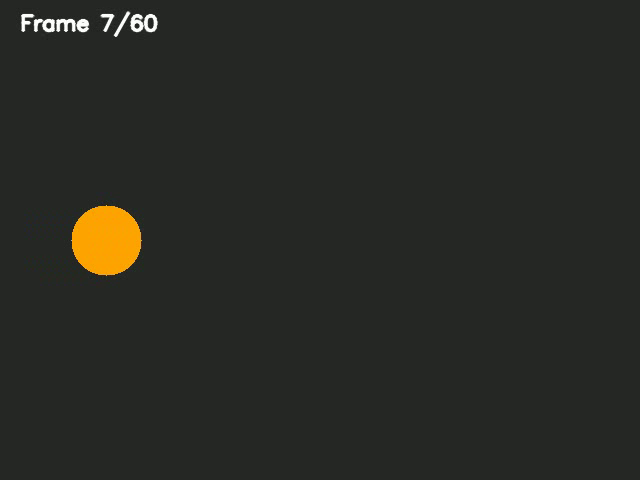
#> input picture frame 6 of assets/sample_input.avi, 640 x 480 px
$ python 11_video_read_write.py
#> lines starting #> are read from the running program, lines starting #| are printed output that depends on the picture
### code/utils_generate_assets.py
"""
utils_generate_assets.py
-------------------------
Helper script used ONLY to generate the sample input image and sample
input video used by the other practicals. Run this once before running
the other scripts (it is also called automatically by 01_... and
11_... if the assets are missing).

This is not one of the graded practicals itself.
"""

import cv2
import numpy as np
import os

ASSETS_DIR = os.path.join(os.path.dirname(os.path.dirname(os.path.abspath(__file__))), "assets")
os.makedirs(ASSETS_DIR, exist_ok=True)

IMAGE_PATH = os.path.join(ASSETS_DIR, "sample.jpg")
VIDEO_PATH = os.path.join(ASSETS_DIR, "sample_input.avi")


# [25 lines left out: function generate_sample_image, not called in this run]


def generate_sample_video(path=VIDEO_PATH, width=640, height=480, fps=20, seconds=3):
    """Create a short synthetic video (a bouncing circle) so the video
    read/write practical has an input file to work with even when no
    pre-recorded video is supplied."""
#> called with path = 'assets/sample_input.avi', width = 640, height = 480, fps = 20, seconds = 3
    fourcc = cv2.VideoWriter_fourcc(*"XVID")
    writer = cv2.VideoWriter(path, fourcc, fps, (width, height))

    total_frames = fps * seconds
    x, y = 50, height // 2
    dx = 8
    radius = 35

    for i in range(total_frames):
        frame = np.full((height, width, 3), (40, 40, 40), dtype=np.uint8)
        x += dx
        if x - radius < 0 or x + radius > width:
            dx = -dx
        cv2.circle(frame, (x, y), radius, (0, 165, 255), -1)
        cv2.putText(frame, f"Frame {i+1}/{total_frames}", (20, 30),
                    cv2.FONT_HERSHEY_SIMPLEX, 0.7, (255, 255, 255), 2, cv2.LINE_AA)
        writer.write(frame)
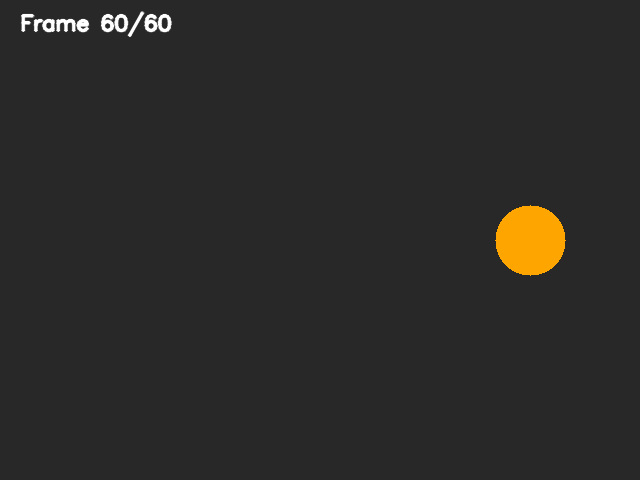
#> frame: shape (480, 640, 3); mean of channels 0, 1, 2 40.4, 42.5, 43.6; drawn as B, G, R
#> after the loop, x = 530

    writer.release()
    return path


# [3 lines that do not run on import are left out]

### code/display_helper.py
"""
display_helper.py
------------------
Small shared helper so every practical can safely call cv2.imshow() /
cv2.waitKey() / cv2.destroyAllWindows() even when run on a machine or
server that has no display attached (e.g. while auto-testing).

On a normal computer with a screen, `show()` behaves exactly like the
standard cv2.imshow + cv2.waitKey(0) + cv2.destroyWindow() sequence and
a window will pop up as expected. If no display is available, the
GUI call is skipped so the script still runs to completion and still
saves its output image/video to disk.
"""

import cv2


def show(window_name, image, wait=0):
    """Display `image` in a window called `window_name`.

    wait=0  -> waits until any key is pressed (normal interactive use)
    wait>0  -> waits only `wait` milliseconds (useful for video frames)
    """
    try:
        cv2.imshow(window_name, image)
        cv2.waitKey(wait)
    except cv2.error:
        # No GUI backend / no display attached (headless environment).
        print(f"[display_helper] Could not open a window for "
              f"'{window_name}' (no display available). "
              f"The processed image/video was still saved to disk.")


# [5 lines left out: function close_all, not called in this run]

### code/11_video_read_write.py
"""
Practical 11: Reading and writing video files
----------------------------------------------------
Demonstrates:
  - cv2.VideoCapture()  : open/read a video file frame by frame
  - cv2.VideoWriter()   : write processed frames out to a new video file
A simple grayscale conversion is applied to each frame as an example
of frame-by-frame processing while reading/writing.
"""

import os
import cv2
from display_helper import show, close_all
from utils_generate_assets import generate_sample_video, VIDEO_PATH

OUT_DIR = os.path.join(os.path.dirname(os.path.dirname(os.path.abspath(__file__))), "outputs")
os.makedirs(OUT_DIR, exist_ok=True)

if not os.path.exists(VIDEO_PATH):
    generate_sample_video()

cap = cv2.VideoCapture(VIDEO_PATH)
if not cap.isOpened():
    raise IOError(f"Could not open video file: {VIDEO_PATH}")

fps = cap.get(cv2.CAP_PROP_FPS) or 20
#> fps = 20
width = int(cap.get(cv2.CAP_PROP_FRAME_WIDTH))
#> width = 640
height = int(cap.get(cv2.CAP_PROP_FRAME_HEIGHT))
#> height = 480

out_path = os.path.join(OUT_DIR, "11_output_grayscale.avi")
fourcc = cv2.VideoWriter_fourcc(*"XVID")
#> fourcc = 1145656920
# isColor=False because we are writing single-channel grayscale frames
writer = cv2.VideoWriter(out_path, fourcc, fps, (width, height), isColor=False)

frame_count = 0
first_frame_saved = False

while True:
    ret, frame = cap.read()
#> frame is the input picture: shape (480, 640, 3); mean B, G, R 36.3, 41.3, 40.4
    if not ret:
        break

    gray_frame = cv2.cvtColor(frame, cv2.COLOR_BGR2GRAY)
    writer.write(gray_frame)

    show("Video Playback (grayscale)", gray_frame, wait=1)

    if not first_frame_saved:
        cv2.imwrite(os.path.join(OUT_DIR, "11_sample_frame_original.jpg"), frame)
        cv2.imwrite(os.path.join(OUT_DIR, "11_sample_frame_gray.jpg"), gray_frame)
        first_frame_saved = True

    frame_count += 1

cap.release()
writer.release()
close_all()

print(f"Processed {frame_count} frames.")
print("Input video:", VIDEO_PATH)
print("Output (grayscale) video saved to:", out_path)
